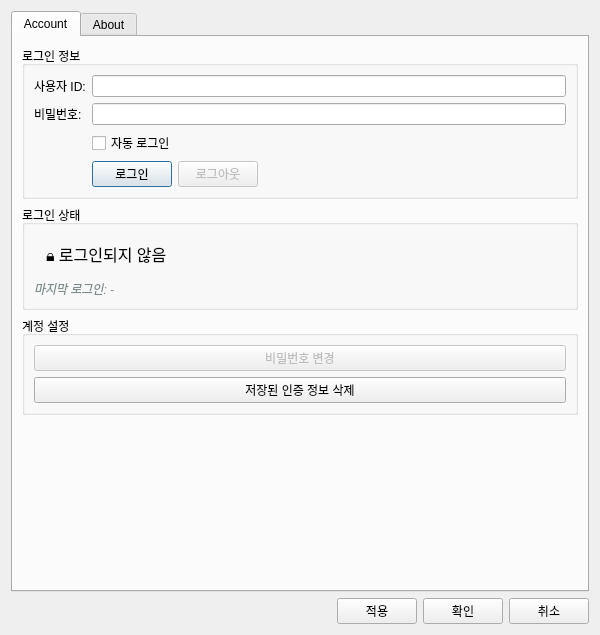
<?xml version="1.0" encoding="UTF-8"?>
<ui version="4.0">
 <class>SettingsDialog</class>
 <widget class="QDialog" name="SettingsDialog">
  <property name="geometry">
   <rect>
    <x>0</x>
    <y>0</y>
    <width>600</width>
    <height>480</height>
   </rect>
  </property>
  <property name="windowTitle">
   <string>UKSDT 설정</string>
  </property>
  <property name="modal">
   <bool>true</bool>
  </property>
  <layout class="QVBoxLayout" name="verticalLayout">
   <item>
    <widget class="QTabWidget" name="tab_widget">
     <property name="currentIndex">
      <number>0</number>
     </property>
     <widget class="QWidget" name="account_tab">
      <attribute name="title">
       <string>Account</string>
      </attribute>
      <layout class="QVBoxLayout" name="account_layout">
       <item>
        <widget class="QGroupBox" name="login_group">
         <property name="title">
          <string>로그인 정보</string>
         </property>
         <layout class="QFormLayout" name="login_form_layout">
          <item row="0" column="0">
           <widget class="QLabel" name="user_id_label">
            <property name="text">
             <string>사용자 ID:</string>
            </property>
           </widget>
          </item>
          <item row="0" column="1">
           <widget class="QLineEdit" name="user_id_edit"/>
          </item>
          <item row="1" column="0">
           <widget class="QLabel" name="password_label">
            <property name="text">
             <string>비밀번호:</string>
            </property>
           </widget>
          </item>
          <item row="1" column="1">
           <widget class="QLineEdit" name="password_edit">
            <property name="echoMode">
             <enum>QLineEdit::Password</enum>
            </property>
           </widget>
          </item>
          <item row="2" column="1">
           <widget class="QCheckBox" name="auto_login_check">
            <property name="text">
             <string>자동 로그인</string>
            </property>
           </widget>
          </item>
          <item row="3" column="1">
           <layout class="QHBoxLayout" name="login_buttons_layout">
            <item>
             <widget class="QPushButton" name="login_btn">
              <property name="text">
               <string>로그인</string>
              </property>
             </widget>
            </item>
            <item>
             <widget class="QPushButton" name="logout_btn">
              <property name="text">
               <string>로그아웃</string>
              </property>
              <property name="enabled">
               <bool>false</bool>
              </property>
             </widget>
            </item>
            <item>
             <spacer name="login_buttons_spacer">
              <property name="orientation">
               <enum>Qt::Horizontal</enum>
              </property>
              <property name="sizeHint" stdset="0">
               <size>
                <width>40</width>
                <height>20</height>
               </size>
              </property>
             </spacer>
            </item>
           </layout>
          </item>
         </layout>
        </widget>
       </item>
       <item>
        <widget class="QGroupBox" name="login_status_group">
         <property name="title">
          <string>로그인 상태</string>
         </property>
         <layout class="QVBoxLayout" name="status_layout">
          <item>
           <widget class="QLabel" name="current_status_label">
            <property name="text">
             <string>🔒 로그인되지 않음</string>
            </property>
            <property name="styleSheet">
             <string>font-size: 12pt; padding: 8px;</string>
            </property>
           </widget>
          </item>
          <item>
           <widget class="QLabel" name="last_login_label">
            <property name="text">
             <string>마지막 로그인: -</string>
            </property>
            <property name="styleSheet">
             <string>color: #7f8c8d; font-style: italic;</string>
            </property>
           </widget>
          </item>
         </layout>
        </widget>
       </item>
       <item>
        <widget class="QGroupBox" name="account_settings_group">
         <property name="title">
          <string>계정 설정</string>
         </property>
         <layout class="QVBoxLayout" name="account_settings_layout">
          <item>
           <widget class="QPushButton" name="change_password_btn">
            <property name="text">
             <string>비밀번호 변경</string>
            </property>
            <property name="enabled">
             <bool>false</bool>
            </property>
           </widget>
          </item>
          <item>
           <widget class="QPushButton" name="clear_credentials_btn">
            <property name="text">
             <string>저장된 인증 정보 삭제</string>
            </property>
           </widget>
          </item>
         </layout>
        </widget>
       </item>
       <item>
        <spacer name="account_spacer">
         <property name="orientation">
          <enum>Qt::Vertical</enum>
         </property>
         <property name="sizeHint" stdset="0">
          <size>
           <width>20</width>
           <height>40</height>
          </size>
         </property>
        </spacer>
       </item>
      </layout>
     </widget>
     <widget class="QWidget" name="about_tab">
      <attribute name="title">
       <string>About</string>
      </attribute>
      <layout class="QVBoxLayout" name="about_layout">
       <item>
        <layout class="QHBoxLayout" name="logo_layout">
         <item>
          <spacer name="logo_left_spacer">
           <property name="orientation">
            <enum>Qt::Horizontal</enum>
           </property>
           <property name="sizeHint" stdset="0">
            <size>
             <width>40</width>
             <height>20</height>
            </size>
           </property>
          </spacer>
         </item>
         <item>
          <widget class="QLabel" name="logo_label">
           <property name="minimumSize">
            <size>
             <width>120</width>
             <height>120</height>
            </size>
           </property>
           <property name="maximumSize">
            <size>
             <width>120</width>
             <height>120</height>
            </size>
           </property>
           <property name="text">
            <string>LOGO</string>
           </property>
           <property name="alignment">
            <set>Qt::AlignCenter</set>
           </property>
           <property name="styleSheet">
            <string>border: 2px dashed #7f8c8d; 
color: #7f8c8d;
font-size: 14pt;
font-weight: bold;</string>
           </property>
          </widget>
         </item>
         <item>
          <spacer name="logo_right_spacer">
           <property name="orientation">
            <enum>Qt::Horizontal</enum>
           </property>
           <property name="sizeHint" stdset="0">
            <size>
             <width>40</width>
             <height>20</height>
            </size>
           </property>
          </spacer>
         </item>
        </layout>
       </item>
       <item>
        <widget class="QLabel" name="app_title_label">
         <property name="text">
          <string>UKSDT</string>
         </property>
         <property name="alignment">
          <set>Qt::AlignCenter</set>
         </property>
         <property name="styleSheet">
          <string>font-size: 24pt; 
font-weight: bold; 
color: #2c3e50;
margin: 10px;</string>
         </property>
        </widget>
       </item>
       <item>
        <widget class="QLabel" name="app_subtitle_label">
         <property name="text">
          <string>United Korea Software Development Tools</string>
         </property>
         <property name="alignment">
          <set>Qt::AlignCenter</set>
         </property>
         <property name="styleSheet">
          <string>font-size: 12pt; 
color: #7f8c8d;
font-style: italic;
margin-bottom: 20px;</string>
         </property>
        </widget>
       </item>
       <item>
        <widget class="QGroupBox" name="app_info_group">
         <property name="title">
          <string>애플리케이션 정보</string>
         </property>
         <layout class="QFormLayout" name="app_info_layout">
          <item row="0" column="0">
           <widget class="QLabel" name="version_title_label">
            <property name="text">
             <string>버전:</string>
            </property>
           </widget>
          </item>
          <item row="0" column="1">
           <widget class="QLabel" name="version_label">
            <property name="text">
             <string>1.0.0</string>
            </property>
           </widget>
          </item>
          <item row="1" column="0">
           <widget class="QLabel" name="build_title_label">
            <property name="text">
             <string>빌드:</string>
            </property>
           </widget>
          </item>
          <item row="1" column="1">
           <widget class="QLabel" name="build_label">
            <property name="text">
             <string>2025.08.27</string>
            </property>
           </widget>
          </item>
          <item row="2" column="0">
           <widget class="QLabel" name="developer_title_label">
            <property name="text">
             <string>개발자:</string>
            </property>
           </widget>
          </item>
          <item row="2" column="1">
           <widget class="QLabel" name="developer_label">
            <property name="text">
             <string>UKSDT Development Team</string>
            </property>
           </widget>
          </item>
          <item row="3" column="0">
           <widget class="QLabel" name="license_title_label">
            <property name="text">
             <string>라이선스:</string>
            </property>
           </widget>
          </item>
          <item row="3" column="1">
           <widget class="QLabel" name="license_label">
            <property name="text">
             <string>Proprietary</string>
            </property>
           </widget>
          </item>
         </layout>
        </widget>
       </item>
       <item>
        <widget class="QGroupBox" name="description_group">
         <property name="title">
          <string>설명</string>
         </property>
         <layout class="QVBoxLayout" name="description_layout">
          <item>
           <widget class="QLabel" name="description_label">
            <property name="text">
             <string>UKSDT는 통합 소프트웨어 개발 도구로서, 
프로젝트 관리, Control DR 리뷰, 
그리고 다양한 개발 작업을 효율적으로 
수행할 수 있도록 지원합니다.

개발자들의 생산성 향상과 
협업 효율성 증대를 목표로 합니다.</string>
            </property>
            <property name="wordWrap">
             <bool>true</bool>
            </property>
            <property name="alignment">
             <set>Qt::AlignTop</set>
            </property>
            <property name="styleSheet">
             <string>line-height: 1.4; 
color: #2c3e50;</string>
            </property>
           </widget>
          </item>
         </layout>
        </widget>
       </item>
       <item>
        <spacer name="about_spacer">
         <property name="orientation">
          <enum>Qt::Vertical</enum>
         </property>
         <property name="sizeHint" stdset="0">
          <size>
           <width>20</width>
           <height>40</height>
          </size>
         </property>
        </spacer>
       </item>
      </layout>
     </widget>
    </widget>
   </item>
   <item>
    <layout class="QHBoxLayout" name="button_layout">
     <item>
      <spacer name="button_spacer">
       <property name="orientation">
        <enum>Qt::Horizontal</enum>
       </property>
       <property name="sizeHint" stdset="0">
        <size>
         <width>40</width>
         <height>20</height>
        </size>
       </property>
      </spacer>
     </item>
     <item>
      <widget class="QPushButton" name="apply_btn">
       <property name="text">
        <string>적용</string>
       </property>
      </widget>
     </item>
     <item>
      <widget class="QPushButton" name="ok_btn">
       <property name="text">
        <string>확인</string>
       </property>
      </widget>
     </item>
     <item>
      <widget class="QPushButton" name="cancel_btn">
       <property name="text">
        <string>취소</string>
       </property>
      </widget>
     </item>
    </layout>
   </item>
  </layout>
 </widget>
 <resources/>
 <connections/>
</ui>
